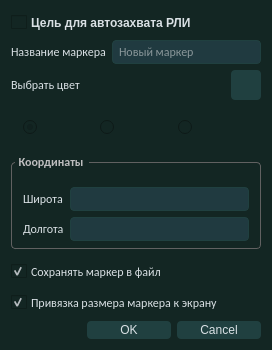
<?xml version="1.0" encoding="UTF-8"?>
<ui version="4.0">
 <class>MarkerDialog</class>
 <widget class="QDialog" name="MarkerDialog">
  <property name="geometry">
   <rect>
    <x>0</x>
    <y>0</y>
    <width>272</width>
    <height>348</height>
   </rect>
  </property>
  <property name="windowTitle">
   <string>Новый маркер</string>
  </property>
  <property name="windowIcon">
   <iconset resource="../src/images.qrc">
    <normaloff>:/ui-resources/quasarlogo/icon.png</normaloff>:/ui-resources/quasarlogo/icon.png</iconset>
  </property>
  <property name="styleSheet">
   <string notr="true">QDialog {
  background-color: #132623;
}
background-color: #132623;

QDockWidget {
  outline: 1px solid #204040;
  background-color: #FAFAFA;
  border: 1px solid #204040;
  border-radius: 4px;
  titlebar-close-icon: url(&quot;:/ui-resources/css/transparent.png&quot;);
  titlebar-normal-icon: url(&quot;:/ui-resources/css/transparent.png&quot;);
}

QDockWidget::title {
  /* Better size for title bar */
  padding: 3px;
  spacing: 4px;
  border: none;
  background-color: #204040;
}

QDockWidget::close-button {
  icon-size: 12px;
  border: none;
  background: transparent;
  background-image: transparent;
  border: 0;
  margin: 0;
  padding: 0;
  image: url(&quot;:/ui-resources/css/window_close.png&quot;);
}

QDockWidget::close-button:hover {
  image: url(&quot;:/ui-resources/css/window_close_focus.png&quot;);
}

QDockWidget::close-button:pressed {
  image: url(&quot;:/ui-resources/css/window_close_pressed.png&quot;);
}

QDockWidget::float-button {
  icon-size: 12px;
  border: none;
  background: transparent;
  background-image: transparent;
  border: 0;
  margin: 0;
  padding: 0;
  image: url(&quot;:/ui-resources/css/window_undock.png&quot;);
}

QDockWidget::float-button:hover {
  image: url(&quot;:/ui-resources/css/window_undock_focus.png&quot;);
}

QDockWidget::float-button:pressed {
  image: url(&quot;:/ui-resources/css/window_undock_pressed.png&quot;);
}

QScrollBar:horizontal {
  height: 8px;
  margin: 0px 16px 0px 16px;
  border: 1px solid #204040;
  border-radius: 4px;
  background-color: #204040;
}

QScrollBar:vertical {
  background-color: #204040;
  width: 8px;
  margin: 16px 0px 16px 0px;
  border: 1px solid #204040;
  border-radius: 4px;
}

QScrollBar::handle:horizontal {
  background-color: #204040;
  border: 1px solid #204040;
  border-radius: 4px;
  min-width: 8px;
}

QScrollBar::handle:horizontal:hover {
  background-color: #499c54;
  border: #499c54;
  border-radius: 4px;
  min-width: 8px;
}

QScrollBar::handle:horizontal:focus {
  border: 1px solid #bc9117;
}

QScrollBar::handle:vertical {
  background-color: #204040;
  border: 1px solid #204040;
  min-height: 8px;
  border-radius: 4px;
}

QScrollBar::handle:vertical:hover {
  background-color: #499c54;
  border: #499c54;
  border-radius: 4px;
  min-height: 8px;
}

QScrollBar::handle:vertical:focus {
  border: 1px solid #bc9117;
}

QScrollBar::add-line:horizontal {
  margin: 0px 0px 0px 0px;
  border-image: url(&quot;:/ui-resources/css/arrow_right_disabled.png&quot;);
  height: 12px;
  width: 12px;
  subcontrol-position: right;
  subcontrol-origin: margin;
}

QScrollBar::add-line:horizontal:hover, QScrollBar::add-line:horizontal:on {
  border-image: url(&quot;:/ui-resources/css/arrow_right.png&quot;);
  height: 12px;
  width: 12px;
  subcontrol-position: right;
  subcontrol-origin: margin;
}

QScrollBar::add-line:vertical {
  margin: 3px 0px 3px 0px;
  border-image: url(&quot;:/ui-resources/css/arrow_down_disabled.png&quot;);
  height: 12px;
  width: 12px;
  subcontrol-position: bottom;
  subcontrol-origin: margin;
}

QScrollBar::add-line:vertical:hover, QScrollBar::add-line:vertical:on {
  border-image: url(&quot;:/ui-resources/css/arrow_down.png&quot;);
  height: 12px;
  width: 12px;
  subcontrol-position: bottom;
  subcontrol-origin: margin;
}

QScrollBar::sub-line:horizontal {
  margin: 0px 3px 0px 3px;
  border-image: url(&quot;:/ui-resources/css/arrow_left_disabled.png&quot;);
  height: 12px;
  width: 12px;
  subcontrol-position: left;
  subcontrol-origin: margin;
}

QScrollBar::sub-line:horizontal:hover, QScrollBar::sub-line:horizontal:on {
  border-image: url(&quot;:/ui-resources/css/arrow_left.png&quot;);
  height: 12px;
  width: 12px;
  subcontrol-position: left;
  subcontrol-origin: margin;
}

QScrollBar::sub-line:vertical {
  margin: 3px 0px 3px 0px;
  border-image: url(&quot;:/ui-resources/css/arrow_up_disabled.png&quot;);
  height: 12px;
  width: 12px;
  subcontrol-position: top;
  subcontrol-origin: margin;
}

QScrollBar::sub-line:vertical:hover, QScrollBar::sub-line:vertical:on {
  border-image: url(&quot;:/ui-resources/css/arrow_up.png&quot;);
  height: 12px;
  width: 12px;
  subcontrol-position: top;
  subcontrol-origin: margin;
}

QScrollBar::up-arrow:horizontal, QScrollBar::down-arrow:horizontal {
  background: none;
}

QScrollBar::up-arrow:vertical, QScrollBar::down-arrow:vertical {
  background: none;
}

QScrollBar::add-page:horizontal, QScrollBar::sub-page:horizontal {
  background: none;
}

QScrollBar::add-page:vertical, QScrollBar::sub-page:vertical {
  background: none;
}

QMainWindow::separator {
  background-color: #204040;
  border: 0px solid #FAFAFA;
  spacing: 0px;
  padding: 0px;
}

QMainWindow::separator:hover {
  background-color: #499c54;
  border: 0px solid #73C7FF;
}

QMainWindow::separator:horizontal {
  width: 2px;
  margin-top: 2px;
  margin-bottom: 2px;
  image: url(&quot;:/ui-resources/css/toolbar_separator_vertical.png&quot;);
}

QMainWindow::separator:vertical {
  height: 2px;
  margin-left: 2px;
  margin-right: 2px;
  image: url(&quot;:/ui-resources/css/toolbar_separator_horizontal.png&quot;);
}

QMenuBar {
  background-color: #204040;
  padding: 2px;
  border: 1px solid #204040;
  color: #19232D;
  selection-background-color: #73C7FF;
}

QMenuBar:focus {
  border: 1px solid #9FCBFF;
}

QMenuBar::item {
  background: transparent;
  padding: 4px;
}

QMenuBar::item:selected {
  padding: 4px;
  background: transparent;
  border: 0px solid #C9CDD0;
  background-color: #73C7FF;
}

QMenuBar::item:pressed {
  padding: 4px;
  border: 0px solid #C9CDD0;
  background-color: #73C7FF;
  color: #19232D;
  margin-bottom: 0px;
  padding-bottom: 0px;
}

/* QMenu ------------------------------------------------------------------

https://doc.qt.io/qt-5/stylesheet-examples.html#customizing-qmenu

--------------------------------------------------------------------------- */
QMenu {
  border: 0px solid #C9CDD0;
  color: #19232D;
  margin: 0px;
  background-color: #CED1D4;
  selection-background-color: #73C7FF;
}

QMenu::separator {
  height: 1px;
  background-color: #ACB1B6;
  color: #19232D;
}

QMenu::item {
  background-color: #CED1D4;
  padding: 4px 24px 4px 28px;
  /* Reserve space for selection border */
  border: 1px transparent #C9CDD0;
}

QMenu::item:selected {
  color: #19232D;
  background-color: #73C7FF;
}

QMenu::item:pressed {
  background-color: #73C7FF;
}

QMenu::icon {
  padding-left: 10px;
  width: 14px;
  height: 14px;
}

QMenu::indicator {
  padding-left: 8px;
  width: 12px;
  height: 12px;
  /* non-exclusive indicator = check box style indicator (see QActionGroup::setExclusive) */
  /* exclusive indicator = radio button style indicator (see QActionGroup::setExclusive) */
}

QMenu::indicator:non-exclusive:unchecked {
  image: url(&quot;:/ui-resources/css/checkbox_unchecked.png&quot;);
}

QMenu::indicator:non-exclusive:unchecked:hover, QMenu::indicator:non-exclusive:unchecked:focus, QMenu::indicator:non-exclusive:unchecked:pressed {
  border: none;
  image: url(&quot;:/ui-resources/css/checkbox_unchecked_focus.png&quot;);
}

QMenu::indicator:non-exclusive:unchecked:disabled {
  image: url(&quot;:/ui-resources/css/checkbox_unchecked_disabled.png&quot;);
}

QMenu::indicator:non-exclusive:checked {
  image: url(&quot;:/ui-resources/css/checkbox_checked.png&quot;);
}

QMenu::indicator:non-exclusive:checked:hover, QMenu::indicator:non-exclusive:checked:focus, QMenu::indicator:non-exclusive:checked:pressed {
  border: none;
  image: url(&quot;:/ui-resources/css/checkbox_checked_focus.png&quot;);
}

QMenu::indicator:non-exclusive:checked:disabled {
  image: url(&quot;:/ui-resources/css/checkbox_checked_disabled.png&quot;);
}

QMenu::indicator:non-exclusive:indeterminate {
  image: url(&quot;:/ui-resources/css/checkbox_indeterminate.png&quot;);
}

QMenu::indicator:non-exclusive:indeterminate:disabled {
  image: url(&quot;:/ui-resources/css/checkbox_indeterminate_disabled.png&quot;);
}

QMenu::indicator:non-exclusive:indeterminate:focus, QMenu::indicator:non-exclusive:indeterminate:hover, QMenu::indicator:non-exclusive:indeterminate:pressed {
  image: url(&quot;:/ui-resources/css/checkbox_indeterminate_focus.png&quot;);
}

QMenu::indicator:exclusive:unchecked {
  image: url(&quot;:/ui-resources/css/radio_unchecked.png&quot;);
}

QMenu::indicator:exclusive:unchecked:hover, QMenu::indicator:exclusive:unchecked:focus, QMenu::indicator:exclusive:unchecked:pressed {
  border: none;
  outline: none;
  image: url(&quot;:/ui-resources/css/radio_unchecked_focus.png&quot;);
}

QMenu::indicator:exclusive:unchecked:disabled {
  image: url(&quot;:/ui-resources/css/radio_unchecked_disabled.png&quot;);
}

QMenu::indicator:exclusive:checked {
  border: none;
  outline: none;
  image: url(&quot;:/ui-resources/css/radio_checked.png&quot;);
}

QMenu::indicator:exclusive:checked:hover, QMenu::indicator:exclusive:checked:focus, QMenu::indicator:exclusive:checked:pressed {
  border: none;
  outline: none;
  image: url(&quot;:/ui-resources/css/radio_checked_focus.png&quot;);
}

QMenu::indicator:exclusive:checked:disabled {
  outline: none;
  image: url(&quot;:/ui-resources/css/radio_checked_disabled.png&quot;);
}

QMenu::right-arrow {
  margin: 5px;
  padding-left: 12px;
  image: url(&quot;:/ui-resources/css/arrow_right.png&quot;);
  height: 12px;
  width: 12px;
}
</string>
  </property>
  <layout class="QVBoxLayout" name="verticalLayout">
   <item>
    <widget class="QCheckBox" name="checkBox_autocapture">
     <property name="font">
      <font>
       <bold>true</bold>
       <strikeout>false</strikeout>
      </font>
     </property>
     <property name="styleSheet">
      <string notr="true">QCheckBox {
  background-color: #132623;
  color: #dae1e5;
  spacing: 4px;
  outline: none;
  padding-top: 4px;
  padding-bottom: 4px;
}

QCheckBox:focus {
  border: none;
}

QCheckBox QWidget:disabled {
  background-color: #132623;
  color: #788D9C;
}

QCheckBox::indicator {
  margin-left: 2px;
  height: 14px;
  width: 14px;
}

QCheckBox::indicator:unchecked {
  image: url(&quot;:/ui-resources/css/checkbox_unchecked.png&quot;);
}

QCheckBox::indicator:unchecked:hover, QCheckBox::indicator:unchecked:focus, QCheckBox::indicator:unchecked:pressed {
  border: none;
  image: url(&quot;:/ui-resources/css/checkbox_unchecked_focus.png&quot;);
}

QCheckBox::indicator:unchecked:disabled {
  image: url(&quot;:/ui-resources/css/checkbox_unchecked_disabled.png&quot;);
}

QCheckBox::indicator:checked {
  image: url(&quot;:/ui-resources/css/checkbox_checked.png&quot;);
}

QCheckBox::indicator:checked:hover, QCheckBox::indicator:checked:focus, QCheckBox::indicator:checked:pressed {
  border: none;
  image: url(&quot;:/ui-resources/css/checkbox_checked_focus.png&quot;);
}

QCheckBox::indicator:checked:disabled {
  image: url(&quot;:/ui-resources/css/checkbox_checked_disabled.png&quot;);
}

QCheckBox::indicator:indeterminate {
  image: url(&quot;:/ui-resources/css/checkbox_indeterminate.png&quot;);
}

QCheckBox::indicator:indeterminate:disabled {
  image: url(&quot;:/ui-resources/css/checkbox_indeterminate_disabled.png&quot;);
}

QCheckBox::indicator:indeterminate:focus, QCheckBox::indicator:indeterminate:hover, QCheckBox::indicator:indeterminate:pressed {
  image: url(&quot;:/ui-resources/css/checkbox_indeterminate_focus.png&quot;);
}
</string>
     </property>
     <property name="text">
      <string>Цель для автозахвата РЛИ</string>
     </property>
     <property name="icon">
      <iconset resource="../src/images.qrc">
       <normaloff>:/ui-resources/white/newimage.png</normaloff>:/ui-resources/white/newimage.png</iconset>
     </property>
    </widget>
   </item>
   <item>
    <layout class="QHBoxLayout" name="horizontalLayout_2">
     <item>
      <widget class="QLabel" name="label_d_markerName">
       <property name="font">
        <font>
         <family>Calibri</family>
         <pointsize>9</pointsize>
        </font>
       </property>
       <property name="styleSheet">
        <string notr="true">QWidget {
background-color: #132623;
 color: #dae1e5
}

Label {
  background-color: #132623;
  border: 0px solid #C9CDD0;
  padding: 2px;
  margin: 0px;
  color: #dae1e5;
}

QLabel:disabled {
  background-color: #313131;
  border: 0px solid #C9CDD0;
  color: #b2b9bb;
}</string>
       </property>
       <property name="text">
        <string>Название маркера</string>
       </property>
      </widget>
     </item>
     <item>
      <widget class="QLineEdit" name="lineEdit_markerName">
       <property name="font">
        <font>
         <family>Calibri</family>
         <pointsize>9</pointsize>
        </font>
       </property>
       <property name="styleSheet">
        <string notr="true">QLineEdit {
  background-color: #203a40;
  padding-top: 2px;
  /* This QLineEdit fix  103, 111 */
  padding-bottom: 2px;
  /* This QLineEdit fix  103, 111 */
  padding-left: 4px;
  padding-right: 4px;
  border-style: solid;
  border: 1px solid #204040;
  border-radius: 4px;
  color: #F2F2F2;
}

QLineEdit:disabled {
  background-color: #203a40;
  color: #9DA9B5;
}

QLineEdit:hover {
  border: 1px solid #499c54;
  color: #F2F2F2;
}

QLineEdit:focus {
  border: 1px solid #bc9117;
}

QLineEdit:selected {
  background-color: #bc9117;
  color: #dae1e5;
}
</string>
       </property>
       <property name="text">
        <string/>
       </property>
       <property name="placeholderText">
        <string>Новый маркер</string>
       </property>
      </widget>
     </item>
    </layout>
   </item>
   <item>
    <layout class="QHBoxLayout" name="horizontalLayout">
     <item>
      <widget class="QLabel" name="label_d_markerColor">
       <property name="font">
        <font>
         <family>Calibri</family>
         <pointsize>9</pointsize>
        </font>
       </property>
       <property name="styleSheet">
        <string notr="true">QWidget {
background-color: #132623;
 color: #dae1e5
}

Label {
  background-color: #132623;
  border: 0px solid #C9CDD0;
  padding: 2px;
  margin: 0px;
  color: #dae1e5;
}

QLabel:disabled {
  background-color: #313131;
  border: 0px solid #C9CDD0;
  color: #b2b9bb;
}</string>
       </property>
       <property name="text">
        <string>Выбрать цвет</string>
       </property>
      </widget>
     </item>
     <item>
      <widget class="ColorPicker" name="colorPicker">
       <property name="sizePolicy">
        <sizepolicy hsizetype="Fixed" vsizetype="Fixed">
         <horstretch>0</horstretch>
         <verstretch>0</verstretch>
        </sizepolicy>
       </property>
       <property name="minimumSize">
        <size>
         <width>30</width>
         <height>30</height>
        </size>
       </property>
       <property name="maximumSize">
        <size>
         <width>30</width>
         <height>30</height>
        </size>
       </property>
       <property name="font">
        <font>
         <family>Calibri</family>
         <pointsize>9</pointsize>
        </font>
       </property>
       <property name="styleSheet">
        <string notr="true">QPushButton {
  background-color: #204040;
  color: #dae1e5;
  border-radius: 4px;
  padding: 2px;
  outline: none;
  border: none;
}

QPushButton:disabled {
  background-color: #203a40;
  color: #Bebebf;
  border-radius: 4px;
  padding: 2px;
}

QPushButton:hover {
  background-color: #499c54;
  color: #23243b;
}

QPushButton:pressed {
  background-color: #132623;
  color: #23243b;
}

QPushButton:selected {
  background: #ACB1B6;
  color: #19232D;
}

QPushButton::menu-indicator {
  subcontrol-origin: padding;
  subcontrol-position: bottom right;
  bottom: 4px;
}

QDialogButtonBox QPushButton {
  /* Issue #194 #248 - Special case of QPushButton inside dialogs, for better UI */
  min-width: 80px;
}</string>
       </property>
       <property name="text">
        <string/>
       </property>
      </widget>
     </item>
    </layout>
   </item>
   <item>
    <widget class="QScrollArea" name="scrollArea">
     <property name="font">
      <font>
       <family>Calibri</family>
      </font>
     </property>
     <property name="styleSheet">
      <string notr="true">QWidget {
  color: #132623;
  background-color: #132623;
}


QAbstractScrollArea {
  background-color: #132623;
  border: 1px solid #132623;
  border-radius: 4px;
  /* fix #159 */
  padding: 2px;
  /* remove min-height to fix #244 */
  color: #132623;
}

QAbstractScrollArea:disabled {
  color: #132623;
}</string>
     </property>
     <property name="frameShape">
      <enum>QFrame::NoFrame</enum>
     </property>
     <property name="widgetResizable">
      <bool>true</bool>
     </property>
     <widget class="QWidget" name="scrollAreaWidgetContents">
      <property name="geometry">
       <rect>
        <x>0</x>
        <y>0</y>
        <width>248</width>
        <height>62</height>
       </rect>
      </property>
      <layout class="QGridLayout" name="gridLayout_2">
       <item row="0" column="0">
        <widget class="QRadioButton" name="radioButton_defaultMarker">
         <property name="font">
          <font>
           <family>Calibri</family>
           <pointsize>9</pointsize>
          </font>
         </property>
         <property name="text">
          <string/>
         </property>
         <property name="icon">
          <iconset resource="../src/map-resources.qrc">
           <normaloff>:/map-resources/markers/default.png</normaloff>:/map-resources/markers/default.png</iconset>
         </property>
         <property name="checked">
          <bool>true</bool>
         </property>
        </widget>
       </item>
       <item row="0" column="2">
        <widget class="QRadioButton" name="radioButton_sar">
         <property name="font">
          <font>
           <family>Calibri</family>
           <pointsize>9</pointsize>
          </font>
         </property>
         <property name="text">
          <string/>
         </property>
         <property name="icon">
          <iconset resource="../src/map-resources.qrc">
           <normaloff>:/map-resources/markers/radar.png</normaloff>:/map-resources/markers/radar.png</iconset>
         </property>
        </widget>
       </item>
       <item row="0" column="1">
        <widget class="QRadioButton" name="radioButton_flag">
         <property name="font">
          <font>
           <family>Calibri</family>
           <pointsize>9</pointsize>
          </font>
         </property>
         <property name="text">
          <string/>
         </property>
         <property name="icon">
          <iconset resource="../src/map-resources.qrc">
           <normaloff>:/map-resources/markers/flag.png</normaloff>:/map-resources/markers/flag.png</iconset>
         </property>
        </widget>
       </item>
      </layout>
     </widget>
    </widget>
   </item>
   <item>
    <widget class="QGroupBox" name="groupBox_coordinates">
     <property name="font">
      <font>
       <family>Calibri</family>
       <pointsize>9</pointsize>
       <bold>true</bold>
      </font>
     </property>
     <property name="styleSheet">
      <string notr="true">QGroupBox {
  font-weight: bold;
  border: 1px solid #616161;
  border-radius: 4px;
  padding: 2px;
  margin-top: 6px;
  margin-bottom: 4px;
  color: #Bebebf;
  background-color: #132623;
}

QGroupBox::title {
  subcontrol-origin: margin;
  subcontrol-position: top left;
  left: 4px;
  padding-left: 2px;
  padding-right: 4px;
  padding-top: -4px;
}

QGroupBox::indicator {
  margin-left: 2px;
  margin-top: 2px;
  padding: 0;
  height: 14px;
  width: 14px;
}

QGroupBox::indicator:unchecked {
  border: none;
  image: url(&quot;:/ui-resources/css/checkbox_unchecked.png&quot;);
}

QGroupBox::indicator:unchecked:hover, QGroupBox::indicator:unchecked:focus, QGroupBox::indicator:unchecked:pressed {
  border: none;
  image: url(&quot;:/ui-resources/css/checkbox_unchecked_focus.png&quot;);
}

QGroupBox::indicator:unchecked:disabled {
  image: url(&quot;:/ui-resources/css/checkbox_unchecked_disabled.png&quot;);
}

QGroupBox::indicator:checked {
  border: none;
  image: url(&quot;:/ui-resources/css/checkbox_checked.png&quot;);
}

QGroupBox::indicator:checked:hover, QGroupBox::indicator:checked:focus, QGroupBox::indicator:checked:pressed {
  border: none;
  image: url(&quot;:/ui-resources/css/checkbox_checked_focus.png&quot;);
}

QGroupBox::indicator:checked:disabled {
  image: url(&quot;:/ui-resources/css/checkbox_checked_disabled.png&quot;);
}</string>
     </property>
     <property name="title">
      <string>Координаты</string>
     </property>
     <layout class="QGridLayout" name="gridLayout">
      <item row="0" column="0">
       <widget class="QLabel" name="label_d_latitude">
        <property name="font">
         <font>
          <family>Calibri</family>
          <pointsize>9</pointsize>
         </font>
        </property>
        <property name="styleSheet">
         <string notr="true">QWidget {
background-color: #132623;
 color: #dae1e5
}

Label {
  background-color: #132623;
  border: 0px solid #C9CDD0;
  padding: 2px;
  margin: 0px;
  color: #dae1e5;
}

QLabel:disabled {
  background-color: #313131;
  border: 0px solid #C9CDD0;
  color: #b2b9bb;
}</string>
        </property>
        <property name="text">
         <string>Широта</string>
        </property>
       </widget>
      </item>
      <item row="0" column="1">
       <widget class="QLineEdit" name="lineEdit_latitude">
        <property name="font">
         <font>
          <family>Calibri</family>
          <pointsize>9</pointsize>
         </font>
        </property>
        <property name="styleSheet">
         <string notr="true">QLineEdit {
  background-color: #203a40;
  padding-top: 2px;
  /* This QLineEdit fix  103, 111 */
  padding-bottom: 2px;
  /* This QLineEdit fix  103, 111 */
  padding-left: 4px;
  padding-right: 4px;
  border-style: solid;
  border: 1px solid #204040;
  border-radius: 4px;
  color: #F2F2F2;
}

QLineEdit:disabled {
  background-color: #203a40;
  color: #9DA9B5;
}

QLineEdit:hover {
  border: 1px solid #499c54;
  color: #F2F2F2;
}

QLineEdit:focus {
  border: 1px solid #bc9117;
}

QLineEdit:selected {
  background-color: #bc9117;
  color: #dae1e5;
}
</string>
        </property>
       </widget>
      </item>
      <item row="1" column="0">
       <widget class="QLabel" name="label_d_longitude">
        <property name="font">
         <font>
          <family>Calibri</family>
          <pointsize>9</pointsize>
         </font>
        </property>
        <property name="styleSheet">
         <string notr="true">QWidget {
background-color: #132623;
 color: #dae1e5
}

Label {
  background-color: #132623;
  border: 0px solid #C9CDD0;
  padding: 2px;
  margin: 0px;
  color: #dae1e5;
}

QLabel:disabled {
  background-color: #313131;
  border: 0px solid #C9CDD0;
  color: #b2b9bb;
}</string>
        </property>
        <property name="text">
         <string>Долгота</string>
        </property>
       </widget>
      </item>
      <item row="1" column="1">
       <widget class="QLineEdit" name="lineEdit_longitude">
        <property name="font">
         <font>
          <family>Calibri</family>
          <pointsize>9</pointsize>
         </font>
        </property>
        <property name="styleSheet">
         <string notr="true">QLineEdit {
  background-color: #203a40;
  padding-top: 2px;
  /* This QLineEdit fix  103, 111 */
  padding-bottom: 2px;
  /* This QLineEdit fix  103, 111 */
  padding-left: 4px;
  padding-right: 4px;
  border-style: solid;
  border: 1px solid #204040;
  border-radius: 4px;
  color: #F2F2F2;
}

QLineEdit:disabled {
  background-color: #203a40;
  color: #9DA9B5;
}

QLineEdit:hover {
  border: 1px solid #499c54;
  color: #F2F2F2;
}

QLineEdit:focus {
  border: 1px solid #bc9117;
}

QLineEdit:selected {
  background-color: #bc9117;
  color: #dae1e5;
}
</string>
        </property>
       </widget>
      </item>
     </layout>
    </widget>
   </item>
   <item>
    <widget class="QCheckBox" name="checkBox_saveXML">
     <property name="font">
      <font>
       <family>Calibri</family>
       <pointsize>9</pointsize>
      </font>
     </property>
     <property name="styleSheet">
      <string notr="true">QCheckBox {
  background-color: #132623;
  color: #dae1e5;
  spacing: 4px;
  outline: none;
  padding-top: 4px;
  padding-bottom: 4px;
}

QCheckBox:focus {
  border: none;
}

QCheckBox QWidget:disabled {
  background-color: #132623;
  color: #788D9C;
}

QCheckBox::indicator {
  margin-left: 2px;
  height: 14px;
  width: 14px;
}

QCheckBox::indicator:unchecked {
  image: url(&quot;:/ui-resources/css/checkbox_unchecked.png&quot;);
}

QCheckBox::indicator:unchecked:hover, QCheckBox::indicator:unchecked:focus, QCheckBox::indicator:unchecked:pressed {
  border: none;
  image: url(&quot;:/ui-resources/css/checkbox_unchecked_focus.png&quot;);
}

QCheckBox::indicator:unchecked:disabled {
  image: url(&quot;:/ui-resources/css/checkbox_unchecked_disabled.png&quot;);
}

QCheckBox::indicator:checked {
  image: url(&quot;:/ui-resources/css/checkbox_checked.png&quot;);
}

QCheckBox::indicator:checked:hover, QCheckBox::indicator:checked:focus, QCheckBox::indicator:checked:pressed {
  border: none;
  image: url(&quot;:/ui-resources/css/checkbox_checked_focus.png&quot;);
}

QCheckBox::indicator:checked:disabled {
  image: url(&quot;:/ui-resources/css/checkbox_checked_disabled.png&quot;);
}

QCheckBox::indicator:indeterminate {
  image: url(&quot;:/ui-resources/css/checkbox_indeterminate.png&quot;);
}

QCheckBox::indicator:indeterminate:disabled {
  image: url(&quot;:/ui-resources/css/checkbox_indeterminate_disabled.png&quot;);
}

QCheckBox::indicator:indeterminate:focus, QCheckBox::indicator:indeterminate:hover, QCheckBox::indicator:indeterminate:pressed {
  image: url(&quot;:/ui-resources/css/checkbox_indeterminate_focus.png&quot;);
}
</string>
     </property>
     <property name="text">
      <string>Сохранять маркер в файл</string>
     </property>
     <property name="checked">
      <bool>true</bool>
     </property>
    </widget>
   </item>
   <item>
    <widget class="QCheckBox" name="checkBox_screenAnchor">
     <property name="font">
      <font>
       <family>Calibri</family>
       <pointsize>9</pointsize>
      </font>
     </property>
     <property name="styleSheet">
      <string notr="true">QCheckBox {
  background-color: #132623;
  color: #dae1e5;
  spacing: 4px;
  outline: none;
  padding-top: 4px;
  padding-bottom: 4px;
}

QCheckBox:focus {
  border: none;
}

QCheckBox QWidget:disabled {
  background-color: #132623;
  color: #788D9C;
}

QCheckBox::indicator {
  margin-left: 2px;
  height: 14px;
  width: 14px;
}

QCheckBox::indicator:unchecked {
  image: url(&quot;:/ui-resources/css/checkbox_unchecked.png&quot;);
}

QCheckBox::indicator:unchecked:hover, QCheckBox::indicator:unchecked:focus, QCheckBox::indicator:unchecked:pressed {
  border: none;
  image: url(&quot;:/ui-resources/css/checkbox_unchecked_focus.png&quot;);
}

QCheckBox::indicator:unchecked:disabled {
  image: url(&quot;:/ui-resources/css/checkbox_unchecked_disabled.png&quot;);
}

QCheckBox::indicator:checked {
  image: url(&quot;:/ui-resources/css/checkbox_checked.png&quot;);
}

QCheckBox::indicator:checked:hover, QCheckBox::indicator:checked:focus, QCheckBox::indicator:checked:pressed {
  border: none;
  image: url(&quot;:/ui-resources/css/checkbox_checked_focus.png&quot;);
}

QCheckBox::indicator:checked:disabled {
  image: url(&quot;:/ui-resources/css/checkbox_checked_disabled.png&quot;);
}

QCheckBox::indicator:indeterminate {
  image: url(&quot;:/ui-resources/css/checkbox_indeterminate.png&quot;);
}

QCheckBox::indicator:indeterminate:disabled {
  image: url(&quot;:/ui-resources/css/checkbox_indeterminate_disabled.png&quot;);
}

QCheckBox::indicator:indeterminate:focus, QCheckBox::indicator:indeterminate:hover, QCheckBox::indicator:indeterminate:pressed {
  image: url(&quot;:/ui-resources/css/checkbox_indeterminate_focus.png&quot;);
}
</string>
     </property>
     <property name="text">
      <string>Привязка размера маркера к экрану</string>
     </property>
     <property name="checked">
      <bool>true</bool>
     </property>
    </widget>
   </item>
   <item>
    <spacer name="verticalSpacer">
     <property name="font">
      <font>
       <family>Calibri</family>
      </font>
     </property>
     <property name="orientation">
      <enum>Qt::Vertical</enum>
     </property>
     <property name="sizeHint" stdset="0">
      <size>
       <width>20</width>
       <height>2</height>
      </size>
     </property>
    </spacer>
   </item>
   <item>
    <widget class="QDialogButtonBox" name="buttonBox">
     <property name="font">
      <font>
       <family>Calibri</family>
       <pointsize>9</pointsize>
      </font>
     </property>
     <property name="styleSheet">
      <string notr="true">QDialogButtonBox QPushButton {
  /* Issue #194 #248 - Special case of QPushButton inside dialogs, for better UI */
  min-width: 80px;
}
QPushButton {
  background-color: #204040;
  color: #dae1e5;
  border-radius: 4px;
  padding: 2px;
  outline: none;
  border: none;
}

QPushButton:disabled {
  background-color: #203a40;
  color: #Bebebf;
  border-radius: 4px;
  padding: 2px;
}

QPushButton:hover {
  background-color: #499c54;
  color: #23243b;
}

QPushButton:pressed {
  background-color: #132623;
  color: #23243b;
}

QPushButton:selected {
  background: #ACB1B6;
  color: #19232D;
}

QPushButton::menu-indicator {
  subcontrol-origin: padding;
  subcontrol-position: bottom right;
  bottom: 4px;
}

QDialogButtonBox QPushButton {
  /* Issue #194 #248 - Special case of QPushButton inside dialogs, for better UI */
  min-width: 80px;
}</string>
     </property>
     <property name="orientation">
      <enum>Qt::Horizontal</enum>
     </property>
     <property name="standardButtons">
      <set>QDialogButtonBox::Cancel|QDialogButtonBox::Ok</set>
     </property>
    </widget>
   </item>
  </layout>
 </widget>
 <customwidgets>
  <customwidget>
   <class>ColorPicker</class>
   <extends>QPushButton</extends>
   <header location="global">gui/widgets/colorpicker.h</header>
  </customwidget>
 </customwidgets>
 <resources>
  <include location="../src/images.qrc"/>
  <include location="../src/map-resources.qrc"/>
 </resources>
 <connections>
  <connection>
   <sender>buttonBox</sender>
   <signal>accepted()</signal>
   <receiver>MarkerDialog</receiver>
   <slot>accept()</slot>
   <hints>
    <hint type="sourcelabel">
     <x>248</x>
     <y>254</y>
    </hint>
    <hint type="destinationlabel">
     <x>157</x>
     <y>274</y>
    </hint>
   </hints>
  </connection>
  <connection>
   <sender>buttonBox</sender>
   <signal>rejected()</signal>
   <receiver>MarkerDialog</receiver>
   <slot>reject()</slot>
   <hints>
    <hint type="sourcelabel">
     <x>316</x>
     <y>260</y>
    </hint>
    <hint type="destinationlabel">
     <x>286</x>
     <y>274</y>
    </hint>
   </hints>
  </connection>
 </connections>
</ui>
